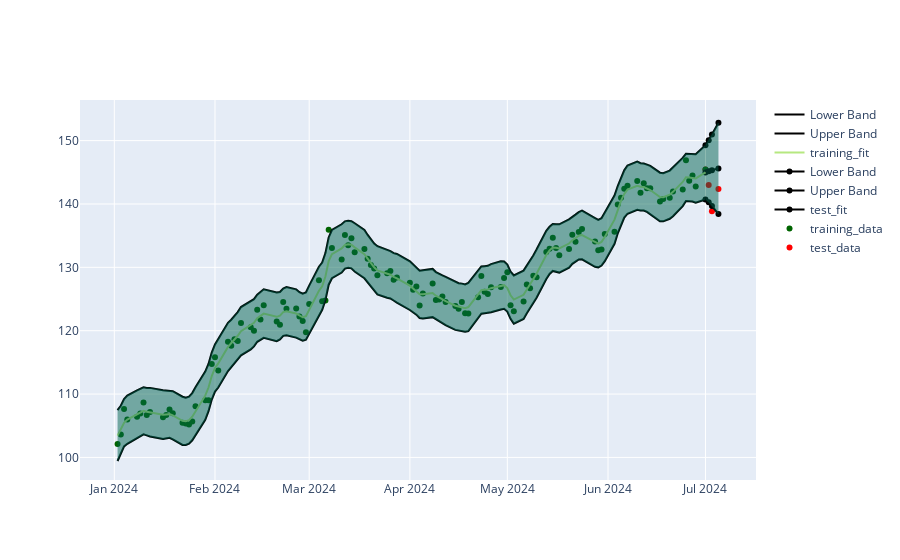

Notebook code for this chart:
### Code cell
btest = BackTestData(df[['timestamp','price']])


btest.create_backtest_data(
    datetime(year=2024, month=1, day=1),
    datetime(year=2024, month=7, day=1), 
    ql.Date(5,7,2024),store_prices=True
)

def regression_fit(x,y): 


    # SOME_KERNEL = 1.0 * K.ConstantKernel()\
    #     + 1.0 * K.WhiteKernel(noise_level=0.5)\
    #     + 1.0 * K.Matern(nu=0.75)

    SOME_KERNEL = 1.0 * K.ConstantKernel()\
    + 1.0 * K.RBF(2.0)\
    + 1.0 * K.WhiteKernel(noise_level=0.5) \
    + 1.0 * K.Matern(nu=0.75)


    return RegressionModel(x,y, kernels=SOME_KERNEL, random_state=2)


btest.fit_model(0, regression_fit)

yfit, ysigma = btest.predict(0) 
test_yfit , lower, upper = btest.create_bands(yfit, ysigma, band_factor= 2.32)
training_f, lower_f, upper_f = btest.training_bands(0, band_factor=2.32)


prediction_markers = go.Scatter(x=btest.prediction_data[0], 
                            y=btest.prediction_data_price[0], 
                            mode='markers',
                            marker=dict(color='red'),
                            name='test_data')

training_markers = go.Scatter(x=btest.data[0][0], 
                              y = btest.data[0][1],
                            mode='markers',
                            marker=dict(color='darkgreen'),
                            name='training_data')

xt = btest.prediction_data[0]
bands = [
go.Scatter(x=xt, y=test_yfit, line=dict(color='black', width=2), name='test_fit'),
go.Scatter(x=xt, y=upper, line=dict(color='black', width=2), name='Upper Band'),
go.Scatter(x=xt, y=lower, line=dict(color='black', width=2), name='Lower Band'),
go.Scatter(x=xt, y=upper, fill=None, mode='lines', line=dict(color='rgba(0,100,80,0.2)'), showlegend=False),
go.Scatter(x=xt, y=lower, fill='tonexty', mode='lines', line=dict(color='rgba(0,100,80,0.2)'), showlegend=False),
]

x = btest.data[0][0]
training_fit_bands = [
go.Scatter(x=x, y=training_f, name='training_fit'),
go.Scatter(x=x, y=upper_f, line=dict(color='black', width=2), name='Upper Band'),
go.Scatter(x=x, y=lower_f, line=dict(color='black', width=2), name='Lower Band'),
go.Scatter(x=x, y=upper_f, fill=None, mode='lines', line=dict(color='rgba(0,100,80,0.2)'), showlegend=False),
go.Scatter(x=x, y=lower_f, fill='tonexty', mode='lines', line=dict(color='rgba(0,100,80,0.2)'), showlegend=False),
] 


fig = go.Figure([prediction_markers, 
                 training_markers, 
                 *bands, 
                 *training_fit_bands
                 ])

fig.show()
